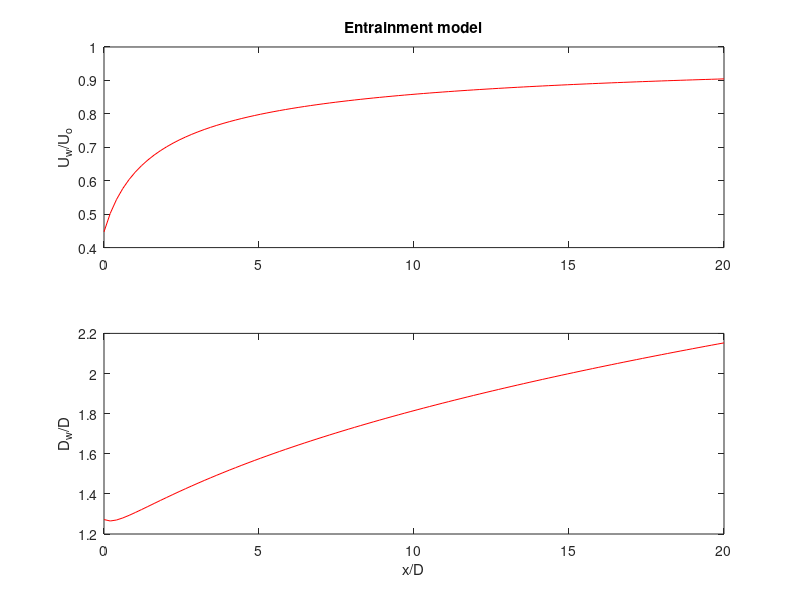

The MATLAB script that drew this image: (Note: this script raises an error after producing the figure.)
function [Uw, Dw, Uw_lin, Dw_lin, kE] = entrainmentWakeModel(x, Ct, E)
%
% [Uw, Dw] = entrainmentWakeModel(x, Ct, E)
%
% where:
% x is the distance downstream of the rotor, normalized by rotor diameter;
% Ct is the thrust coefficient;
% E is the entrainment coefficient (if not supplied, E = 0.15 is assumed);
% Uw is the velocity in the wake, normalized by upstream velocity;
% Dw is the diameter of the wake, normalized by rotor diameter.
%
% To produce sample output and plots, run without any input.
%
% Paolo Luzzatto-Fegiz, May 2018

if ~exist('Ct', 'var')
    Ct = .8;
end
if ~exist('E', 'var')
    E = 0.15;
end
if ~exist('x', 'var')
    x = linspace(0,20,100);
end

X = 6*E*(2/Ct)^0.5 * x + (1-Ct)^(3/4) / (1-(1-Ct)^(1/2))^(3/2);
% x_v =  - (1-Ct)^(3/4) / (1-(1-Ct)^(1/2))^(3/2) /( 6*E*(2/Ct)^0.5 )

Uw = X.^(2/3) ./ (X.^(2/3) + 1) ;
Dw = sqrt(Ct/2) * (X.^(2/3) + 1 )./ X.^(1/3);

if nargout > 2
    alpha = 6*E*(2/Ct)^0.5;
    beta = (1-Ct)^(3/4) / (1-(1-Ct)^(1/2))^(3/2);
    [kE, x_r] = E_Ct2k(E, Ct);
    betaTilde = alpha*x_r + beta;
    DiE = sqrt(Ct/2)*( (betaTilde^(2/3)+1)/betaTilde^(1/3) ...
        - alpha*x_r*(betaTilde^(2/3)-1)/3/betaTilde^(4/3) );
    Dw_lin = DiE + 2*kE*x;
    Uw_lin = 0.5*(1-sqrt(1-2*Ct./Dw_lin.^2 ) );
end

if nargout == 0
    figure
    subplot(2,1,1)
    plot(x, Uw,'r');hold on
    title('Entrainment model')
    ylabel('U_w/U_o')
    subplot(2,1,2)
    plot(x, Dw, 'r')
    hold on
    ylabel('D_w/D')
    xlabel('x/D')
    
    
    % small-x approximation
    alpha = 6*E*(2/Ct)^0.5;
    beta = (1-Ct)^(3/4) / (1-(1-Ct)^(1/2))^(3/2);
    
    % linear expansion 
    [kE, x_r] = E_Ct2k(E, Ct);
    betaTilde = alpha*x_r + beta;
    DiE = sqrt(Ct/2)*( (betaTilde^(2/3)+1)/betaTilde^(1/3) ...
        - alpha*x_r*(betaTilde^(2/3)-1)/3/betaTilde^(4/3) );
    DwE_lin = DiE + 2*kE*x;
%     plot(x, DwE_lin, 'r--')
    axis([0 10 1 2])
    
    subplot(2,1,1)
    a=0.5*(1-sqrt(1-Ct));
    UwE_lin = 0.5*(1+sqrt(1-2*Ct./DwE_lin.^2 ) );
%     plot(x, UwE_lin,'r--');hold on
    
    
%     % compare momentum conservation to park model
%     figure
%     k = 0.06; % spreading paramer
%     a = 0.5*(1-sqrt(1-Ct));
%     Di = sqrt((1 - a)/(1 - 2*a));
%     Dpark = Di + 2*k*x;
%     Upark = 1 - 2*a./(1+2*k*x./Di).^2;
%     thrust = .5*Ct*pi/4; % nondimensionalized by upstream vel., rotor diam.
%     momentumDeficitEntrainment = pi/4*Dw.^2 .* Uw.*(1-Uw);
%     momentumDeficitPark = pi/4*Dpark.^2 .* Upark.*(1-Upark);
%     plot(x,x*0+thrust)
%     hold on
%     plot(x,momentumDeficitEntrainment,'r.:')
%     plot(x,momentumDeficitPark)
%     legend('Thrust','Wake momentum deficit, entrainment model',...
%         'Wake momentum deficit, park model','location','nw')
%     xlabel('x/D')
    

end
